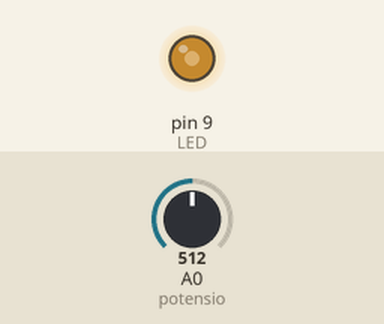
This sketch was run on a simulated Arduino Uno, built with avr-gcc and run on an emulated ATmega328P. Parts: output pins drawn as LEDs (lit = HIGH). The inputs (shaded band) are chosen by the test bench; at power-on: A0 (potensio) = 512.

Above: at 1.2 s.
1.3 s: A0 (potensio) set to 716
At 1.7 s:
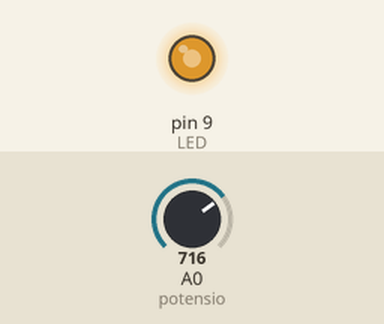
2.8 s: A0 (potensio) set to 900
At 4.0 s:
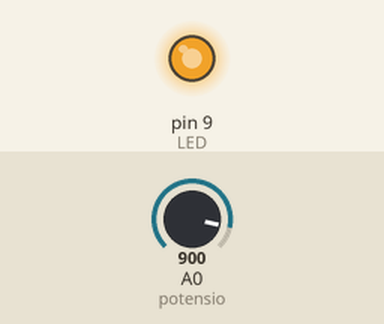
4.3 s: A0 (potensio) set to 122
At 5.2 s:
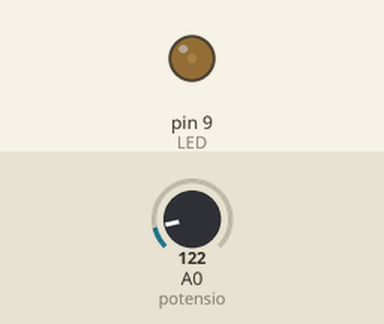
5.8 s: A0 (potensio) set to 0
At 6.4 s:
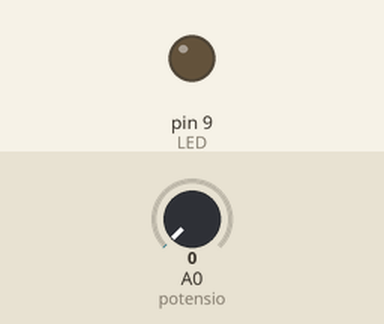
7.3 s: A0 (potensio) set to 511
At 8.7 s:
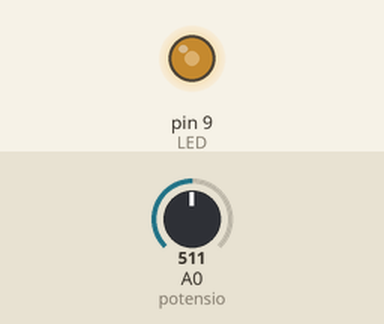
Timing chart, 0 to 9.8 s (numbered marks = the images above; inputs shaded):
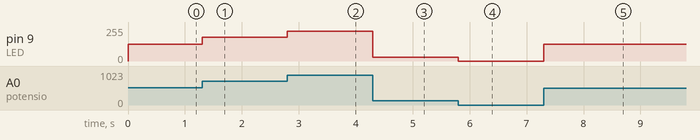

Measured:
- after the input at 1.3 s, pin 9 (LED): 127/255 → 178/255 at once
- after the input at 2.8 s, pin 9 (LED): 178/255 → 224/255 at once
- after the input at 4.3 s, pin 9 (LED): 224/255 → 30/255 at once
- after the input at 5.8 s, pin 9 (LED): 30/255 → 0/255 at once
- after the input at 7.3 s, pin 9 (LED): 0/255 → 127/255 at once

The sketch:

Menghidupkan_led_dengan_Potensiometer.ino
```cpp
// PERCOBAAN 4

int potensio = A0;
int LED = 9;

void setup()
{
  pinMode (potensio, INPUT);
  pinMode (LED, OUTPUT);
}

int bacapotensio = 0;
int brightness = 0;

void loop()
{
  // baca nilai kaki A0 (potensiometer/sensor
  bacapotensio = analogRead(potensio);
  // konversi nilai 0-1023 (Analog) menjadi 0-255 (PWM)
  brightness = map(bacapotensio, 0, 1023, 0, 255);
  // tentukan brightness LED dengan PWM
  analogWrite(LED, brightness);
}
```
